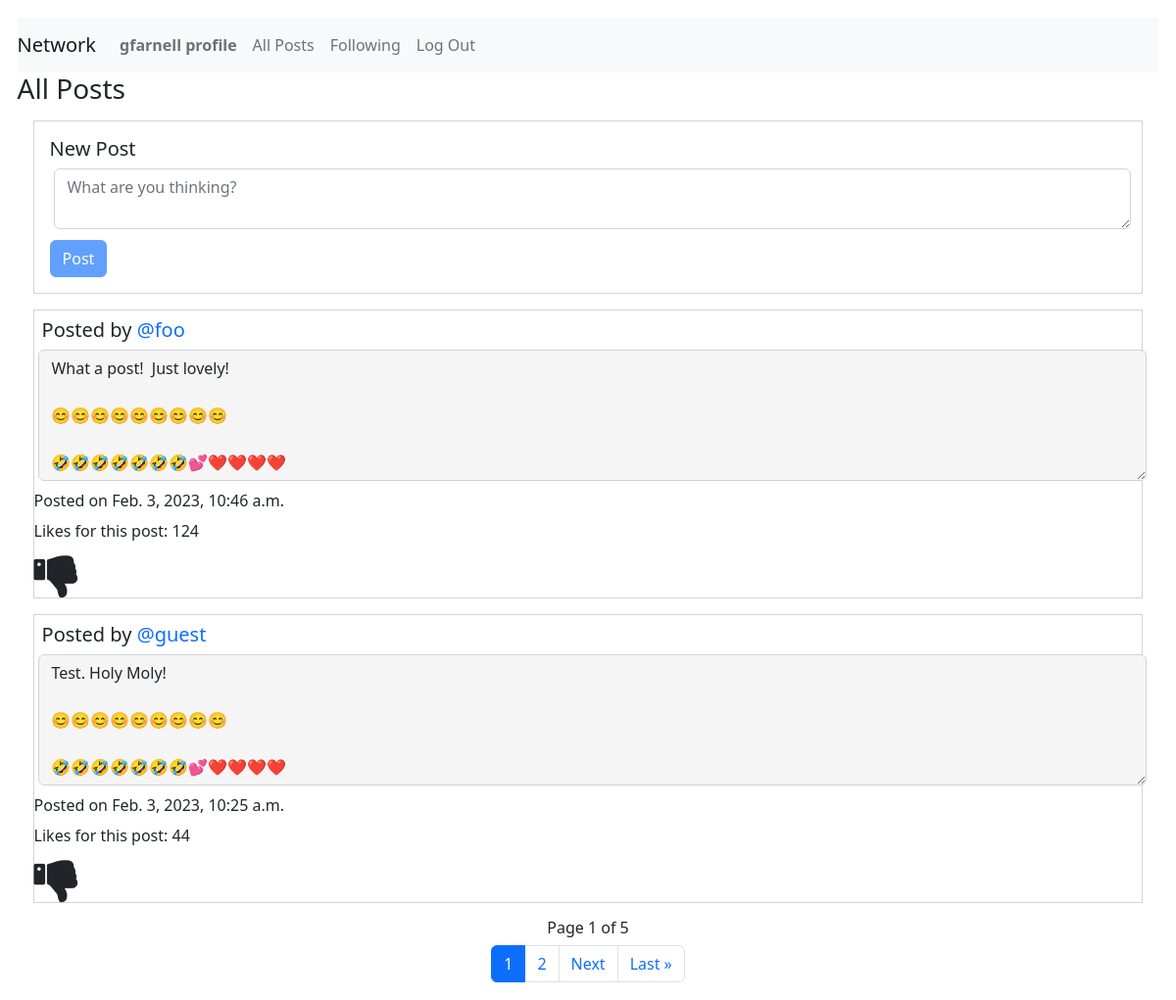
Screenshot of /allPosts (signed in) with the database file from the repository.
### network/models.py (models this page shows, shortened)
class User(AbstractUser):
    pass
    def __str__(self) -> str:
        return f"User Name: {self.username} - User ID: {self.id}"

class Posts(models.Model):
    creator = models.ForeignKey(
        User, on_delete=models.PROTECT, related_name="get_creator", blank=False)
    content = models.TextField(max_length=600)
    createdDate = models.DateTimeField(auto_now_add=True)
    likedUser = models.ManyToManyField(
        User, related_name="get_liked_users", blank=True)
    numberLikes = models.PositiveIntegerField(blank=True, default=0)

### network/views.py (the view)
# urls.py: path("allPosts", views.djangoAllPosts, name="djangoAllPosts"),
@login_required
def djangoAllPosts(request):
    print("In DjangoAllPosts")
    user = request.user
    userLoggedIn = request.user.username
    user_id = request.user.id
    userName = User.objects.get(id=user_id)
    print(userName)
    print(user)
    print(userLoggedIn)
    postings = Posts.objects.filter().order_by('-createdDate')
    postsPagination = postings
    paginator = Paginator(postsPagination, 2)
    page_number = request.GET.get('page', '1')
    page_obj = paginator.get_page(page_number)
    likeList = returnlikeList(request)
    return render(request, "network/allPosts.html", {"page_obj": page_obj, "postings": postings, "likeList": likeList})

### network/views.py (called while the page is built)
def returnlikeList(request):
    user_id = request.user.id
    likedUser = Posts.objects.filter(likedUser=user_id)
    print(likedUser)
    likeList = []
    for like in likedUser:
        currentObject = User.objects.get(id=user_id)
        print(currentObject.id)
        print(like.id)
        likeList.append(like.id)
    return likeList

### network/templates/network/allPosts.html (shortened to what this page needs)
{% extends "network/layout.html" %}
{% load static %}
{% block body %}
<div id="post-view">
    <h3>All Posts</h3>
    <div id="posty">
        <form id="post-form" action="{% url 'saveDjangoNewPost' %}" method="post">
            <h5>New Post</h5>
            <textarea class="form-control" id="post-body" placeholder="What are you thinking?" name="postContent"
                onkeyup="disableNewPostButton()"></textarea>
            <input type="submit" id="post-button" class="btn btn-primary" value="Post" />
        </form>
    </div>
    {% for post in page_obj %}
    <div id="allPostings">
        <div class="post{{forloop.counter0}}">
            <h5 class="creator">Posted by <a
                    href="{% url 'getProfile' post.creator.username %}">{{post.creator.username}}</a></h5><textarea
                class="form-control content{{forloop.counter0}}" id="readonlyContent{{forloop.counter0}}" rows="5"
                readonly="true">{{post.content}}</textarea>
            <p class="timestamp{{forloop.counter0}}">Posted on {{post.createdDate}}</p>
            <p id="numberLikes{{forloop.counter0}}" class="numberLikes{{forloop.counter0}}">Likes for this post:
                {{post.numberLikes}}</p>
            {% if post.id in likeList and post.creator.username != user.username %}
            <i class="fa fa-thumbs-up {{forloop.counter0}}" id="thumbsUp{{forloop.counter0}}" aria-hidden="true"
                onclick="likePost('{{post.id}}', '{{post.creator.username}}', '{{user.username}}')"></i>
            {% elif post.id not in likeList and post.creator.username != user.username %}
            <i class="fa fa-thumbs-down {{forloop.counter0}}" id="thumbsDown{{forloop.counter0}}" aria-hidden="true"
                onclick="likePost('{{post.id}}', '{{post.creator.username}}', '{{user.username}}')"></i>
            {% endif %}
        </div>
    </div>
    {% endfor %}
</div>
<nav aria-label="Page navigation">
    <div class="Djangopagination">
        <h6 class="paginationNumberPages"> Page {{ page_obj.number }} of {{ page_obj.paginator.num_pages }}</h6>
        <ul class="pagination justify-content-center">
            <li class="page-item active" aria-current="page"><a class="page-link" href="?page={{ page_obj.number }}">{{ page_obj.number }}</a></li>
            {% if page_obj.has_next %}
            <li class="page-item"><a class="page-link" href="?page={{ page_obj.next_page_number }}">{{ page_obj.next_page_number }}</a></li>
            {% endif %}
            {% if page_obj.has_next %}
            <li class="page-item"><a class="page-link" href="?page={{ page_obj.next_page_number }}">Next</a></li>
                 <li class="page-item"><a class="page-link" href="?page={{ page_obj.paginator.num_pages }}">Last &raquo;</a></li>
            {% endif %}
        </ul>
    </div>
</nav>
{% endblock %}

### network/templates/network/layout.html (shortened to what this page needs)
{% load static %}
<!DOCTYPE html>
<html lang="en">
<head>
    <link href="https://cdn.jsdelivr.net/npm/bootstrap@5.2.3/dist/css/bootstrap.min.css" rel="stylesheet">
    <link rel="stylesheet" href="https://cdnjs.cloudflare.com/ajax/libs/font-awesome/4.7.0/css/font-awesome.min.css">
    <link href="{% static 'network/styles.css' %}" rel="stylesheet">
</head>
<body>
    <nav class="navbar navbar-expand-lg navbar-light bg-light">
        <a class="navbar-brand" href="{% url 'index' %}">Network</a>
        <div>
            <ul class="navbar-nav mr-auto">
                {% if user.is_authenticated %}
                <li class="nav-item">
                    <a class="nav-link" id="djangoProfile" href="{% url 'getProfile' user.username %}"><strong>{{ user.username }} profile</strong></a>
                </li>
                <li class="nav-item">
                    <a class="nav-link" id="djangoAllPosts" href="{% url 'djangoAllPosts' %}">All Posts</a>
                </li>
                {% endif %}
                {% if user.is_authenticated %}
                <li class="nav-item">
                    <a class="nav-link" id="djangoFollowing" href="{% url 'getFollowing' %}">Following</a>
                </li>
                <li class="nav-item">
                    <a class="nav-link" href="{% url 'logout' %}">Log Out</a>
                </li>
                {% endif %}
            </ul>
        </div>
    </nav>
    <div class="body">
        {% block body %}
        {% endblock %}
    </div>
</body>
</html>

### network/static/network/styles.css (style rules this page uses)
body { margin: 1.1em; }
a { text-decoration: none; }
#posty { margin: 1.0em; border-style: solid; border-width: thin; border-color: lightgray; }
.form-control { margin: 0.3em; }
p { margin-bottom: 0.4rem; }
.paginationNumberPages { justify-content: center; display: flex; }
.creator { margin: 0.4em; }
.fa { font-size: 50px; cursor: pointer; user-select: none; }
[class*="post"] { margin: 1.0em; border-style: solid; border-width: thin; border-color: lightgray; }
[id*="readonlyContent"] { margin-bottom: 0.5em; background-color: whitesmoke }
#post-form { margin: 1em; }
#post-button { margin-top: 0.4em; }

### rows the page displays
User: username "gfarnell"
Posts: creator.username "@foo", content "What a post! Just lovely! 😊😊😊😊😊😊😊😊😊 🤣🤣🤣🤣🤣🤣🤣💕❤️❤️❤️❤️", createdDate "Feb. 3, 2023, 10:46 a.m.", numberLikes "124"
Posts: creator.username "@guest", content "Test. Holy Moly! 😊😊😊😊😊😊😊😊😊 🤣🤣🤣🤣🤣🤣🤣💕❤️❤️❤️❤️", createdDate "Feb. 3, 2023, 10:25 a.m.", numberLikes "44"

### other values shown
{{ page_obj.number }} "1"
{{ page_obj.paginator.num_pages }} "5"
{{ page_obj.next_page_number }} "2"
